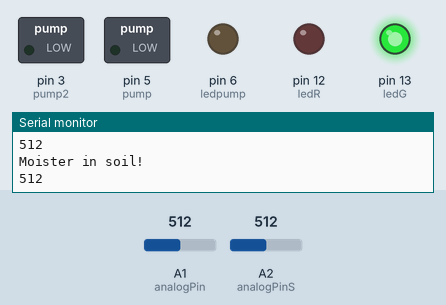
The sketch below on a simulated Arduino Uno, built with avr-gcc and run on an emulated ATmega328P. Shown: switched loads named in the sketch (green lamp = pin HIGH), output pins drawn as LEDs (lit = HIGH), the last lines printed to the serial monitor. The inputs (shaded band) are chosen by the test bench; at power-on: A1 (analogPin) = 512, A2 (analogPinS) = 512.

Above: at 2.8 s.
2.9 s: A1 (analogPin) set to 280
At 5.3 s:
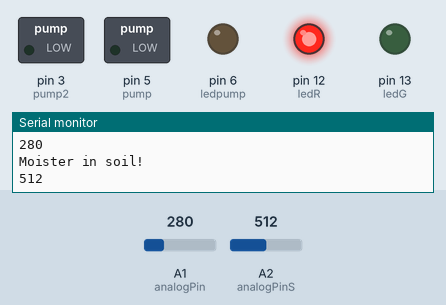
6.5 s: A2 (analogPinS) set to 108
9.2 s: A2 (analogPinS) set to 88
At 10.4 s:
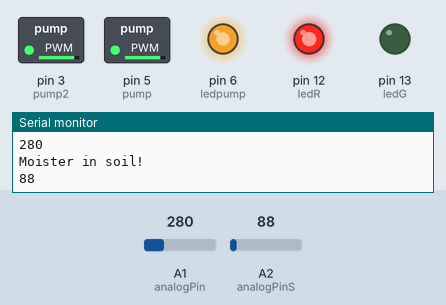
11.5 s: A1 (analogPin) set to 300
At 14.0 s:
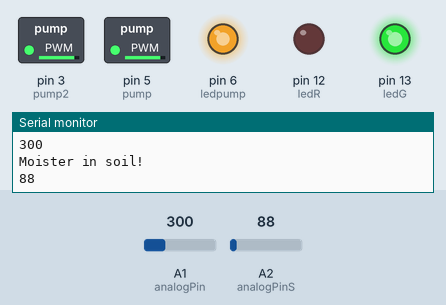
14.5 s: A1 (analogPin) set to 122
At 18.2 s:
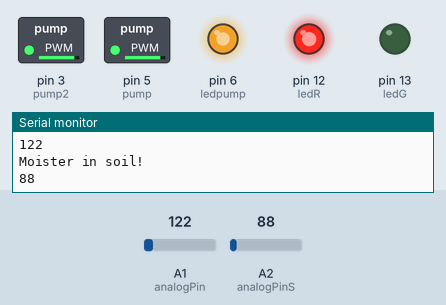
18.5 s: A1 (analogPin) set to 306
At 21.4 s:
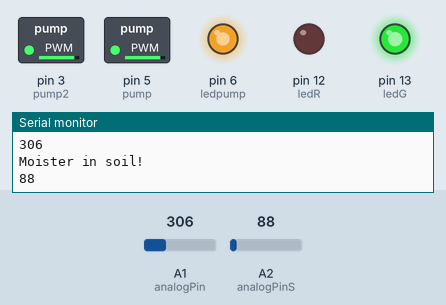
Timing chart, 0 to 22.9 s (numbered marks = the images above; inputs shaded):
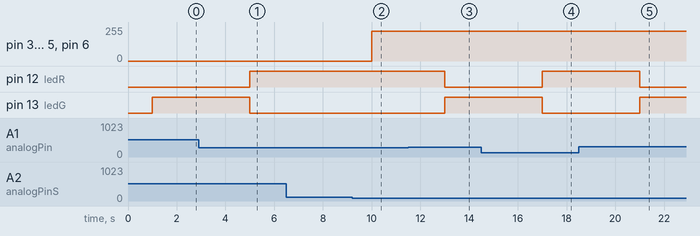

Measured:
- the behaviour switches between 100 and 99 on A2 (analogPinS) (found by bisection; images 1 and 2)
- after the input at 2.9 s, pin 12 (ledR): LOW → HIGH after 2.1 s; pin 13 (ledG): HIGH → LOW after 2.1 s
- after the input at 9.2 s, pin 3 (pump2), pin 5 (pump), pin 6 (ledpump): 0/255 → 225/255 after 0.81 s
- after the input at 11.5 s, pin 12 (ledR): HIGH → LOW after 1.5 s; pin 13 (ledG): LOW → HIGH after 1.5 s
- after the input at 14.5 s, pin 12 (ledR): LOW → HIGH after 2.5 s; pin 13 (ledG): HIGH → LOW after 2.5 s
- after the input at 18.5 s, pin 12 (ledR): HIGH → LOW after 2.5 s; pin 13 (ledG): LOW → HIGH after 2.5 s

The sketch:

finalPump.ino
```cpp
int analogPin = A1;

int analogPinS = A2;

int soil = 0; // varibale soil created, inital value set to 0

int val = 0; // variable to store the value read

int ledR = 12; //Red led Pin Number

int ledG = 13; //Green led Pin Number

int ledpump = 6;
int pump = 5;
int pump2 = 3;


void setup() {

// put your setup code here, to run once:

Serial.begin(9600); // setup serial

pinMode(6, OUTPUT);

pinMode(ledR, OUTPUT);

pinMode(ledG, OUTPUT);

pinMode(ledpump, OUTPUT);

}

void loop() {

// put your main code here, to run repeatedly:

soil =analogRead(analogPinS);
val = analogRead(analogPin); // read the input pin

Serial.println("Water in water basin!");
Serial.println(val); // debug value
Serial.println("Moister in soil!");
Serial.println(soil);// shows soil value
delay(1000);

digitalWrite(ledR, LOW);

digitalWrite(ledG, LOW);

if (val < 290){

digitalWrite(ledR, HIGH);} //Water value turns on Red LED

if (val > 290) {

digitalWrite(ledG, HIGH);} //Water value turns on Green LED

pinMode(ledpump, HIGH);

delay(1000);

soil = analogRead(analogPinS);

digitalWrite(ledpump, LOW);

if (soil > 100)

{

analogWrite(ledpump, 0);
analogWrite(pump, 0);
analogWrite(pump2, 0);
}

if (soil < 100)

{

analogWrite(ledpump, 225);
analogWrite(pump, 225);
analogWrite(pump2, 225);
}


}
```
